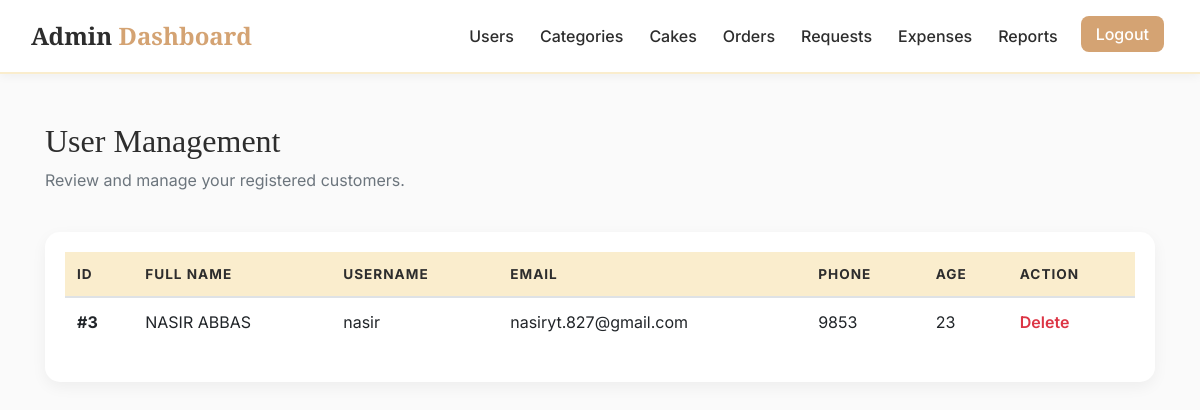
Page /admin/view_users.php (signed in) on the committed database.
### tables this page shows
CREATE TABLE `users` (
  `id` int(11) NOT NULL,
  `username` varchar(50) NOT NULL,
  `password` varchar(255) NOT NULL,
  `email` varchar(100) NOT NULL,
  `phone` varchar(20) NOT NULL,
  `age` int(11) DEFAULT NULL,
  `full_name` varchar(255) NOT NULL,
  `bio` text DEFAULT NULL
);

### admin/view_users.php (the view, shortened to what this page needs)
<?php
include('config.php');
?>
<!DOCTYPE html>
<html lang="en">
<head>
    <link rel="stylesheet" href="https://stackpath.bootstrapcdn.com/bootstrap/4.5.2/css/bootstrap.min.css">
</head>
<body>
<?php include('admin_navbar.php'); ?>
<div class="container mt-5">
    <div class="row mb-4">
        <div class="col-md-12">
            <h2 class="display-5">User Management</h2>
            <p class="text-muted">Review and manage your registered customers.</p>
        </div>
    </div>
    <div class="service-card">
        <div class="table-responsive">
            <table class="table table-hover">
                <thead>
                    <tr>
                        <th>ID</th>
                        <th>Full Name</th>
                        <th>Username</th>
                        <th>Email</th>
                        <th>Phone</th>
                        <th>Age</th>
                        <th>Action</th>
                    </tr>
                </thead>
                <tbody>
                    <?php
                    $query = "SELECT * FROM users ORDER BY id DESC";
                    $result = $conn->query($query);
                    if ($result->num_rows > 0) {
                        while ($row = $result->fetch_assoc()) {
                            echo "<tr>
                                <td class='font-weight-bold'>#{$row['id']}</td>
                                <td>" . htmlspecialchars($row['full_name']) . "</td>
                                <td>" . htmlspecialchars($row['username']) . "</td>
                                <td>" . htmlspecialchars($row['email']) . "</td>
                                <td>" . htmlspecialchars($row['phone']) . "</td>
                                <td>{$row['age']}</td>
                                <td>
                                    <a href='view_users.php?delete_id={$row['id']}'
                                       class='btn-delete'
                                       onclick='return confirm(\"Are you sure you want to delete this user?\")'>
                                       Delete
                                    </a>
                                </td>
                            </tr>";
                        }
                    } else {
                        echo "<tr><td colspan='7' class='text-center py-4'>No users found in the database.</td></tr>";
                    }
                    ?>
                </tbody>
            </table>
        </div>
    </div>
</div>
</body>
</html>

### admin/view_users.php (style rules this page uses)
:root { --primary-color: #d4a373; --accent-color: #faedcd; --text-dark: #2d2d2d; --bg-light: #fefae0; --transition: all 0.3s ease; }
body { font-family: 'Inter', sans-serif; background-color: #fafafa; color: var(--text-dark); }
h1, h2, h3, .navbar-brand { font-family: 'Playfair Display', serif; color: var(--text-dark); }
.service-card { border: none; border-radius: 15px; overflow: hidden; transition: var(--transition); background: #fff; box-shadow: 0 5px 15px rgba(0,0,0,0.05); padding: 20px; }
.table thead th { border-top: none; background-color: var(--accent-color); color: var(--text-dark); text-transform: uppercase; font-size: 0.85rem; letter-spacing: 1px; }
.btn-delete { color: #dc3545; transition: var(--transition); font-weight: 600; }

### admin/admin_navbar.php (style rules this page uses)
:root { --primary-color: #d4a373; --accent-color: #faedcd; --text-dark: #2d2d2d; --bg-light: #fefae0; --transition: all 0.3s ease; }

### rows in the picture
users: id "3", full_name "NASIR ABBAS", username "nasir", email "nasiryt.827@gmail.com", phone "9853", age "23"
